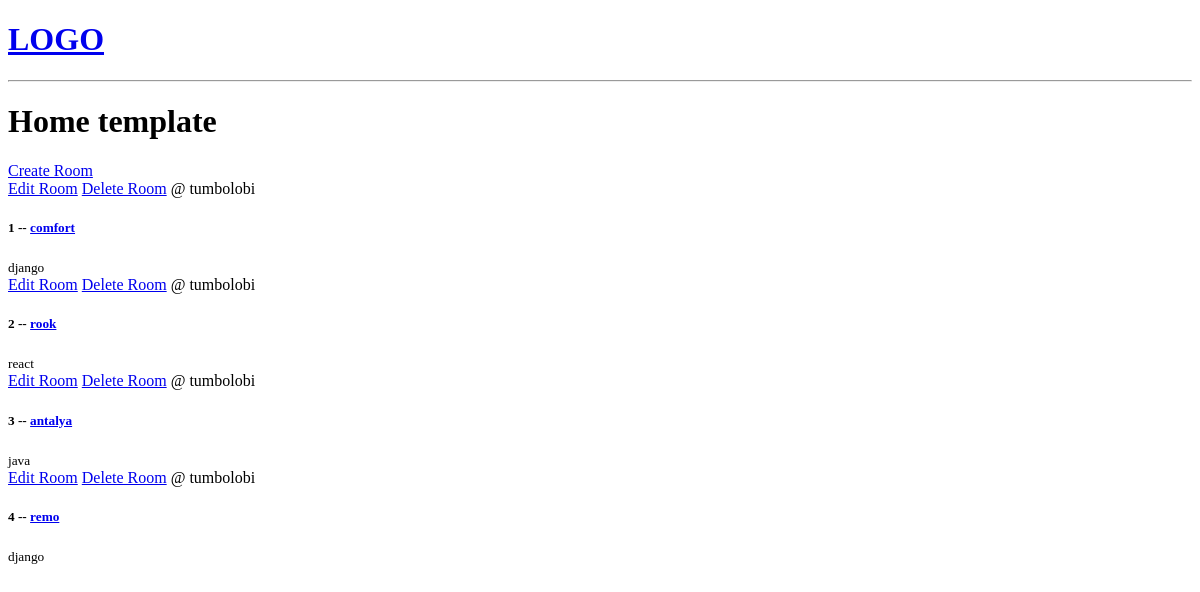
/, run on an earlier commit of the app's database.
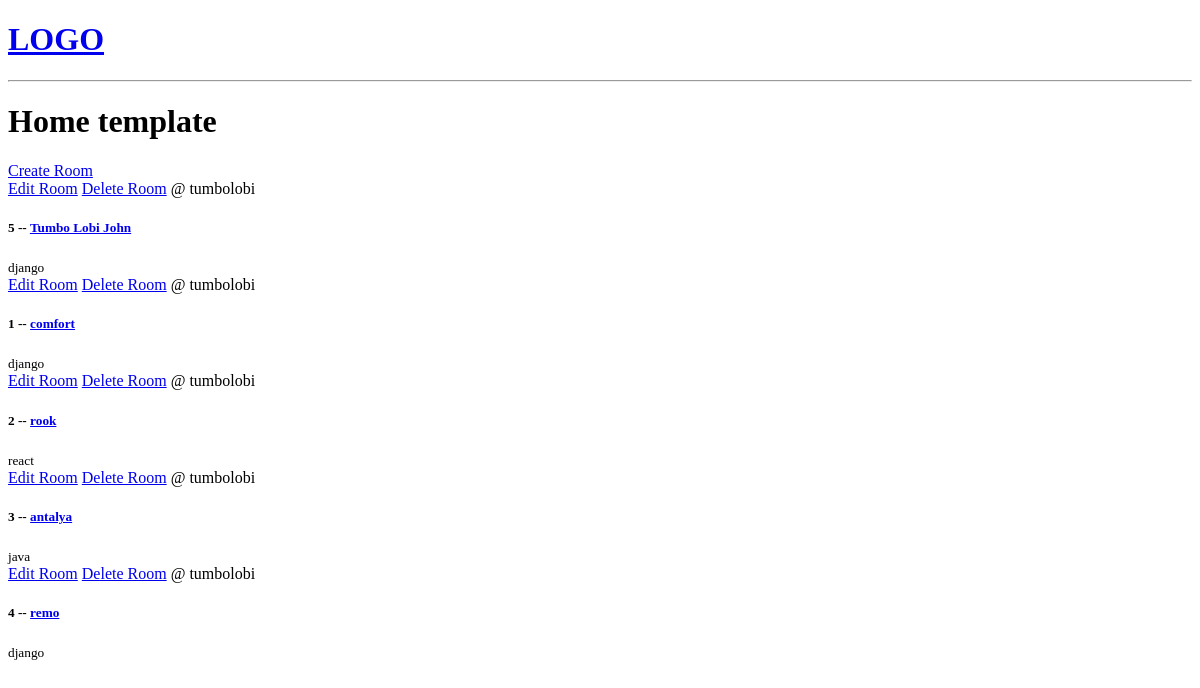
And on a later commit of the database.
### base/models.py (models this page shows, shortened)
class Room(models.Model):
    host = models.ForeignKey(User, on_delete=models.SET_NULL, null=True)
    topic = models.ForeignKey(Topic, on_delete=models.SET_NULL, null=True)
    name = models.CharField(max_length=200)
    description = models.TextField(null=True, blank=True)
    update = models.DateTimeField(auto_now=True)
    created_at = models.DateTimeField(auto_now_add=True)
    class Meta:
        ordering = ['-update', '-created_at']

class Topic(models.Model):
    name = models.CharField(max_length=200)

### base/views.py (the view)
# urls.py: path("", views.home, name="home"),
def home(request):
    rooms = Room.objects.all()
    context = {'rooms': rooms}
    return render(request, 'home.html', context)

### templates/home.html
{% extends 'main.html' %}
{% block content %}
<h1 xmlns="http://www.w3.org/1999/html">
    Home template
</h1>
    <div>
        <a href = '{% url "create-room" %}'>Create Room</a>
        <div>
            {% for room in rooms %}
                <div>
                    <a href="{% url 'update-room' room.id %}">Edit Room</a>
                    <a href="{% url 'delete-room' room.id %}">Delete Room</a>
                    <span>@ {{ room.host.username }}</span>
                    <h5>{{ room.id }} -- <a href="{% url 'room' room.id %}">{{ room.name }}</a></h5>
                    <small>{{ room.topic.name }}</small>
                </div>
            {% endfor %}
        </div>
    </div>
{% endblock content %}

What changed in the data, as far as the page shows it:
added Room: host.username "tumbolobi", id "5", name "Tumbo Lobi John", topic.name "django"
